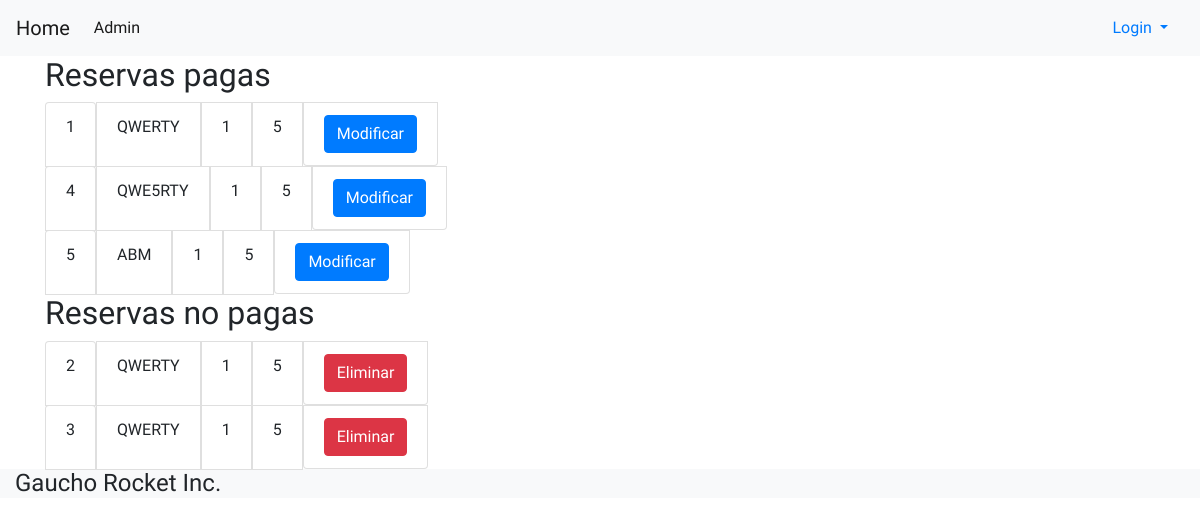
The app's page /gaucho-rocket/admin/reservas (signed in) with its own data.
### tables this page shows
CREATE TABLE  Reserva  (
   id  int(11) PRIMARY KEY,
   codigo  varchar(255) DEFAULT NULL,
   fecha  timestamp NOT NULL DEFAULT CURRENT_TIMESTAMP,
   vuelo_id  int(11) NOT NULL,
   servicio_id  int(11) NOT NULL,
   usuario_id  int(11) NOT NULL,
   precio_final  int(11) DEFAULT NULL,
   pagada  tinyint(1) DEFAULT NULL,
   tipo_de_cabina  varchar(255) DEFAULT NULL
);

### core/View.php (called while the page is built, shortened)
<?php
class View
{
    function generate($content_view, $template_view, $data = null){
        $this->path = Path::getInstance("config/path.ini");
        require_once( $this->path->getPage("view", $template_view) );
    }
}

### application/controller/controller_admin.php (called while the page is built, shortened)
<?php
class Controller_Admin extends Controller {
  private $view;
  private $reserva;
  function __construct() {
    $this->path = Path::getInstance("config/path.ini");
    require_once($this->path->getPage("model", "Reserva.php"));
    $this->view = new View();
    $this->reserva = new Reserva();
  }
  function reservas () {
    $pagas = json_decode($this->reserva->obtenerReservasPagas(), true);
    $noPagas = json_decode($this->reserva->obtenerReservasNoPagas(), true);
    $data = [
      "pagas" => $pagas,
      "noPagas" => $noPagas,
    ];
    $this->view->generate('Admin/reservas/view_admin_reservas.php', 'template_admin.php', $data);
  }
}

### index.php (called while the page is built, shortened)
<?php
$path = Path::getInstance("config/path.ini");
require_once( $path->getPage("core", "View.php") );
require_once( $path->getPage("core", "Router.php") );
require_once( $path->getPage("helpers", "Database.php") );
require_once("./core/helpers/Config.php");
$router = new Router($_SERVER['REQUEST_URI']);
$router->start();

### application/model/Reserva.php (called while the page is built, shortened)
<?php
  class Reserva {
    private $database;
    public function __construct() {
      $this->database = new Database();
    }
    function obtenerReservasPagas () {
      $sql = "select * from Reserva where pagada = 1";
      $query = $this->database->query($sql);
      $result = $query->fetch_all(MYSQLI_ASSOC);
      return json_encode($result);
    }
    function obtenerReservasNoPagas () {
      $sql = "select * from Reserva where pagada = 0";
      $query = $this->database->query($sql);
      $result = $query->fetch_all(MYSQLI_ASSOC);
      return json_encode($result);
    }
  }

### core/helpers/Config.php (called while the page is built, shortened)
<?php
class Config {
    private static $config;
    public static function init($configFile) {
        self::$config = parse_ini_file($configFile, true);
    }
    public static function getParam($section, $param) {
        return self::$config[$section][$param];
    }
}

### core/helpers/Database.php (called while the page is built, shortened)
<?php
class Database extends mysqli {
    public function __construct() {
        $hostname = Config::getParam("database", "hostname");
        $username = Config::getParam("database", "username");
        $password = Config::getParam("database", "password");
        $database = Config::getParam("database", "database");
    }
}

### application/view/Admin/reservas/components/view_admin_reserva_paga_item.php (the view)
<ul class="d-flex flex-row list-group">
  <li class="list-group-item"><?php echo $fila['id'] ?></li>
  <li class="list-group-item"><?php echo $fila['codigo'] ?></li>
  <li class="list-group-item"><?php echo $fila['vuelo_id'] ?></li>
  <li class="list-group-item"><?php echo $fila['usuario_id'] ?></li>
  <li class="list-group-item"><a id="<?php echo $fila['id'] ?>" href="javascript:void(0)" class="btn btn-primary">Modificar</a></li>
</ul>

### application/view/Admin/reservas/view_admin_reservas.php
<div class="container">
  <?php
    echo "<h2>Reservas pagas</h2>";
    foreach ($data['pagas'] as $fila) {
      include($path->getPage("view", "Admin/reservas/components/view_admin_reserva_paga_item.php"));
    }
    echo "<h2>Reservas no pagas</h2>";
    foreach ($data['noPagas'] as $fila) {
      include($path->getPage("view", "Admin/reservas/components/view_admin_reserva_no_paga_item.php"));
    }
  ?>
</div>

### application/view/Admin/reservas/components/view_admin_reserva_no_paga_item.php
<ul class="d-flex flex-row list-group">
  <li class="list-group-item"><?php echo $fila['id'] ?></li>
  <li class="list-group-item"><?php echo $fila['codigo'] ?></li>
  <li class="list-group-item"><?php echo $fila['vuelo_id'] ?></li>
  <li class="list-group-item"><?php echo $fila['usuario_id'] ?></li>
  <li class="list-group-item"><a id="<?php echo $fila['id'] ?>" href="javascript:void(0)" class="btn btn-danger eliminar-reserva">Eliminar</a></li>
</ul>

### application/view/template_admin.php (style rules this page uses)
html,body,h1,h2,h3,h4,h5 { font-family: "Raleway", sans-serif }

### records on screen
reserva: id "1", codigo "QWERTY", vuelo "1", usuario "5"
reserva: id "4", codigo "QWE5RTY", vuelo "1", usuario "5"
reserva: id "5", codigo "ABM", vuelo "1", usuario "5"
reserva: id "2", codigo "QWERTY", vuelo "1", usuario "5"
reserva: id "3", codigo "QWERTY", vuelo "1", usuario "5"
